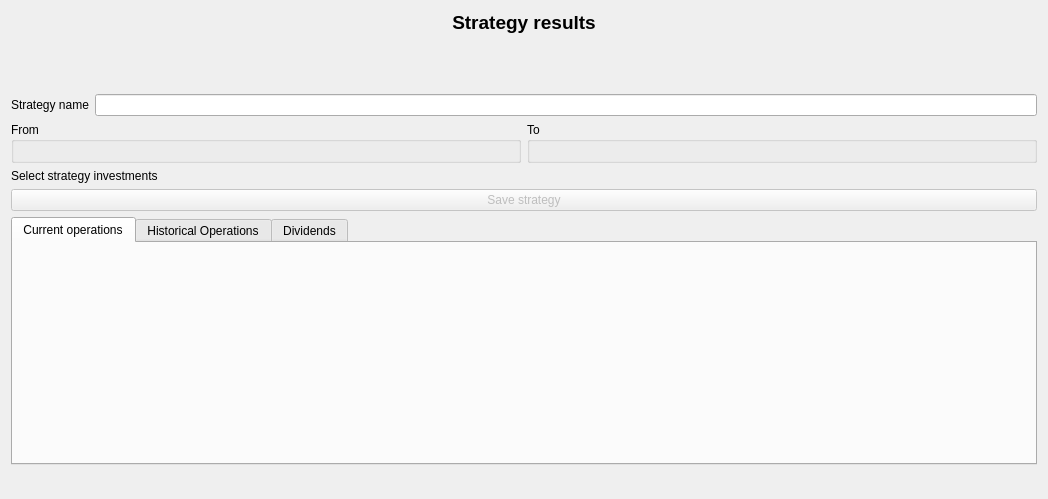
<?xml version="1.0" encoding="UTF-8"?>
<ui version="4.0">
 <class>wdgStrategyResultsAdd</class>
 <widget class="QWidget" name="wdgStrategyResultsAdd">
  <property name="geometry">
   <rect>
    <x>0</x>
    <y>0</y>
    <width>1048</width>
    <height>499</height>
   </rect>
  </property>
  <property name="windowTitle">
   <string>Form</string>
  </property>
  <layout class="QVBoxLayout" name="verticalLayout_3">
   <item>
    <layout class="QVBoxLayout" name="verticalLayout">
     <item>
      <widget class="QLabel" name="lblTitulo">
       <property name="font">
        <font>
         <pointsize>14</pointsize>
         <weight>75</weight>
         <bold>true</bold>
        </font>
       </property>
       <property name="text">
        <string>Strategy results</string>
       </property>
       <property name="alignment">
        <set>Qt::AlignCenter</set>
       </property>
      </widget>
     </item>
     <item>
      <layout class="QHBoxLayout" name="horizontalLayout_4">
       <item>
        <spacer name="horizontalSpacer_2">
         <property name="orientation">
          <enum>Qt::Horizontal</enum>
         </property>
         <property name="sizeHint" stdset="0">
          <size>
           <width>40</width>
           <height>20</height>
          </size>
         </property>
        </spacer>
       </item>
       <item>
        <widget class="QLabel" name="lblPixmap">
         <property name="sizePolicy">
          <sizepolicy hsizetype="Fixed" vsizetype="Fixed">
           <horstretch>0</horstretch>
           <verstretch>0</verstretch>
          </sizepolicy>
         </property>
         <property name="minimumSize">
          <size>
           <width>48</width>
           <height>48</height>
          </size>
         </property>
         <property name="maximumSize">
          <size>
           <width>48</width>
           <height>48</height>
          </size>
         </property>
         <property name="pixmap">
          <pixmap resource="../images/xulpymoney.qrc">:/xulpymoney/tools-wizard.png</pixmap>
         </property>
         <property name="scaledContents">
          <bool>true</bool>
         </property>
         <property name="alignment">
          <set>Qt::AlignCenter</set>
         </property>
        </widget>
       </item>
       <item>
        <spacer name="horizontalSpacer">
         <property name="orientation">
          <enum>Qt::Horizontal</enum>
         </property>
         <property name="sizeHint" stdset="0">
          <size>
           <width>40</width>
           <height>20</height>
          </size>
         </property>
        </spacer>
       </item>
      </layout>
     </item>
     <item>
      <layout class="QHBoxLayout" name="horizontalLayout_5">
       <item>
        <widget class="QLabel" name="label">
         <property name="text">
          <string>Strategy name</string>
         </property>
        </widget>
       </item>
       <item>
        <widget class="QLineEdit" name="txtName"/>
       </item>
      </layout>
     </item>
     <item>
      <layout class="QHBoxLayout" name="horizontalLayout_2">
       <item>
        <widget class="QGroupBox" name="groupBox">
         <property name="title">
          <string>From</string>
         </property>
         <layout class="QVBoxLayout" name="verticalLayout_2">
          <item>
           <widget class="wdgDatetime" name="wdgDtFrom" native="true"/>
          </item>
         </layout>
        </widget>
       </item>
       <item>
        <widget class="QGroupBox" name="groupBox_2">
         <property name="title">
          <string>To</string>
         </property>
         <layout class="QHBoxLayout" name="horizontalLayout">
          <item>
           <widget class="wdgDatetime" name="wdgDtTo" native="true"/>
          </item>
         </layout>
        </widget>
       </item>
      </layout>
     </item>
     <item>
      <layout class="QHBoxLayout" name="horizontalLayout_8">
       <item>
        <widget class="QLabel" name="label_2">
         <property name="text">
          <string>Select strategy investments</string>
         </property>
        </widget>
       </item>
       <item>
        <widget class="cmbManagerSelector" name="cmsInvestments" native="true"/>
       </item>
      </layout>
     </item>
     <item>
      <widget class="QPushButton" name="cmdSave">
       <property name="enabled">
        <bool>false</bool>
       </property>
       <property name="text">
        <string>Save strategy</string>
       </property>
       <property name="icon">
        <iconset resource="../images/xulpymoney.qrc">
         <normaloff>:/xulpymoney/save.png</normaloff>:/xulpymoney/save.png</iconset>
       </property>
      </widget>
     </item>
     <item>
      <widget class="QTabWidget" name="tab_4">
       <property name="currentIndex">
        <number>0</number>
       </property>
       <widget class="QWidget" name="tab">
        <attribute name="title">
         <string>Current operations</string>
        </attribute>
        <layout class="QHBoxLayout" name="horizontalLayout_3">
         <item>
          <widget class="mqtwObjects" name="mqtwCurrent" native="true"/>
         </item>
        </layout>
       </widget>
       <widget class="QWidget" name="tab_2">
        <attribute name="title">
         <string>Historical Operations</string>
        </attribute>
        <layout class="QHBoxLayout" name="horizontalLayout_6">
         <item>
          <widget class="mqtwObjects" name="mqtwHistorical" native="true"/>
         </item>
        </layout>
       </widget>
       <widget class="QWidget" name="tab_3">
        <attribute name="title">
         <string>Dividends</string>
        </attribute>
        <layout class="QHBoxLayout" name="horizontalLayout_7">
         <item>
          <widget class="mqtwObjects" name="mqtwDividends" native="true"/>
         </item>
        </layout>
       </widget>
      </widget>
     </item>
     <item>
      <widget class="QLabel" name="lblResults">
       <property name="font">
        <font>
         <pointsize>11</pointsize>
         <weight>75</weight>
         <bold>true</bold>
        </font>
       </property>
       <property name="alignment">
        <set>Qt::AlignCenter</set>
       </property>
      </widget>
     </item>
    </layout>
   </item>
  </layout>
 </widget>
 <customwidgets>
  <customwidget>
   <class>wdgDatetime</class>
   <extends>QWidget</extends>
   <header location="global">wdgDatetime</header>
   <container>1</container>
  </customwidget>
  <customwidget>
   <class>cmbManagerSelector</class>
   <extends>QWidget</extends>
   <header location="global">frmSelector</header>
   <container>1</container>
  </customwidget>
  <customwidget>
   <class>mqtwObjects</class>
   <extends>QWidget</extends>
   <header location="global">myqtablewidget</header>
   <container>1</container>
  </customwidget>
 </customwidgets>
 <resources>
  <include location="../images/xulpymoney.qrc"/>
  <include location="../images/xulpymoney.qrc"/>
 </resources>
 <connections/>
</ui>
